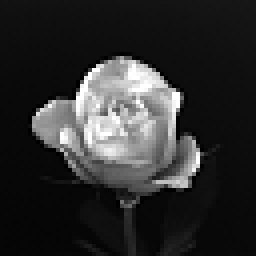
#> input picture HW03/images/image1.tif, 64 x 64 px (shown 4 times larger); its folder holds only this picture in this run
$ jupyter execute --allow-errors DIP-HW3.ipynb   (shell and % lines are left out)   (older library calls are emulated)
#> lines starting #> are read from the running program, lines starting #| are printed output that depends on the picture
# Digital Image Processing - HW3 - 98722278 - Mohammad Doosti Lakhani
In this notebook, I have solved the assignment's problems which are as follows:

1. In the below images (left), vertical black and white strips with 2 pixel width exists. The image on the right indicates its frequency spectrum. Answer the following questions about the given information:
    1. Why frequency spectrum only exists in **horizontal** dimension?
    2. If the width of strips increase to **4 pixel**, how will the frequency spectrum change?
    3. If the width of strips increase to **1 pixel**, how will the frequency spectrum change?
    4. If we use **DCT** instead of **DFT**, what will be the differences in frequency spectrum?


2. Do the following tasks on `image2` and `image3`:
    1. Use available functions to calculate 2D `DFT` and `DCT` and show the results.
    2. For both of the `DCT` and `DFT` transforms, sort the absolute value of their factors. Also, Sort the brighness values of the images.
    3. Calculate the squared cumulutive sum of those values and plot those.
    4. Analyze the obtained results.


3. Do the following tasks on `striping.bmp` image:
    1. Reduce the noises in the `striping.bmp` image in `DCT` domain as much as possible without considerable decrease in image quality.
    2. Explain the procedure and demonstrate the result.

4. In the reference book, the process of achieving `DCT` using `FFT` for 1D has been explained. As `DCT` is a separable function, we can use the aforementioned approach to obtain the `DCT` in higher orders. So the tasks for this questions:
    1. Show the mathematical calculations to obtain the 2D `DCT`.
    2. Write a program to calculate `DCT` of an image using your approach.
    3. Apply your `DCT` function from step 2 on `image1.tif` and compare your result the one obtained from question 2.

## 1 Frequency Spectrum of DCT and DFT
In the below images (left), vertical black and white strips with 2 pixel width exists. The image on the right indicates its frequency spectrum. Answer the following questions about the given information:
1. Why frequency spectrum only exists in **horizontal** dimension?
2. If the width of strips increase to **4 pixel**, how will the frequency spectrum change?
3. If the width of strips increase to **1 pixel**, how will the frequency spectrum change?
4. If we use **DCT** instead of **DFT**, what will be the differences in frequency spectrum?


I try to answer all the questions in this section using following images from [Dr. Mohammadi at Iran University of Science and Technology - Instructor](#):

DFT basic functions:

DCT basic functions:

### 1.A Horizontal values for vertical strips
So as we can see in the DFT's basis functions, vertical strips exists in horizontal dimension. Actually, we just need to compare first row and first column and it is obvious that **vertical strips means consistent change horizontally**, so first row is the functions that representing the frequency spectrum of the given image. Furthermore, the **DC** value, the pixel in the center of the frequency spectrum will be light always in this question because we have a lot of pixels with 255 value.
Note: The images of basic functions are not shifted but the image in the question is shifted.

[cell 1]
import numpy as np
import cv2
from matplotlib import pyplot as plt
import os

[cell 2]
image = np.zeros((8, 8), dtype=np.int)
image[:,0::4] = 255
image[:,1::4] = 255

f = np.fft.fft2(image)
fshift = np.fft.fftshift(f)

c = cv2.dct(np.float32(image))

# plot
fig, ax = plt.subplots(nrows=1, ncols=3, figsize=(20, 15))

ax[0].set_title('Original')
ax[0].imshow(image, cmap='gray')

ax[1].set_title('DFT')
ax[1].imshow(np.abs(fshift), cmap = 'gray')

ax[2].set_title('DCT')
ax[2].imshow(c, cmap = 'gray')
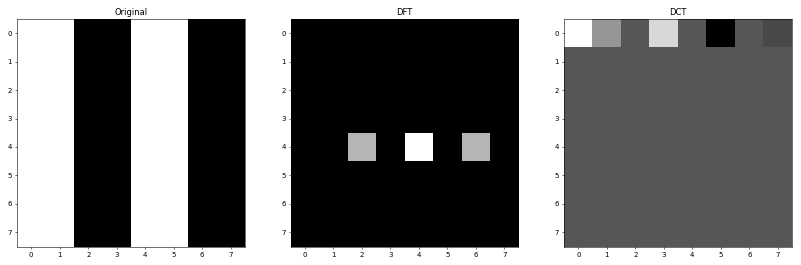
#> figure drawn by matplotlib, 3 panels

### 1.B Double Widths of Strips
We know that when the image is natural, there a few pixels that have high frequency so almost all images concentrates on the center of the DFT transform and as we increase the radius from the center to the frame, the high frequency areas are covered so in this change, doubling the strip sizes, we are reducing the amount of changes so basic functions with less horizontal changes will have bigger factors and the output image of DFT (frequency spectrum) will have more dense light pixels. In other words, the functions that covers this kind of frequencies are near to the center than before.

[cell 3]
image = np.zeros((8, 8), dtype=np.int)
image[:,0::8] = 255
image[:,1::8] = 255
image[:,2::8] = 255
image[:,3::8] = 255

f = np.fft.fft2(image)
fshift = np.fft.fftshift(f)

c = cv2.dct(np.float32(image))
# plot
fig, ax = plt.subplots(nrows=1, ncols=3, figsize=(20, 15))

ax[0].set_title('Original')
ax[0].imshow(image, cmap='gray')

ax[1].set_title('DFT')
ax[1].imshow(np.abs(fshift), cmap = 'gray')

ax[2].set_title('DCT')
ax[2].imshow(c, cmap = 'gray')
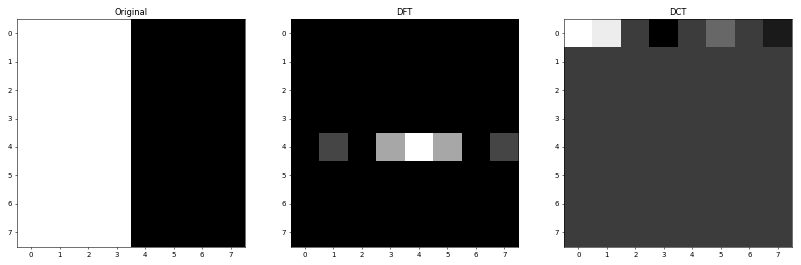
#> figure drawn by matplotlib, 3 panels

### 1.C Half Widths of Strips
In this situation, we maximized the possible noise or frequency so only the basic function that represents this kind of noise will have a big factor (except the **DC** value itself) and as I have explained in the previous section 1.B, more distance from center means more frequency so the last one will be trigered. In the provided image of the basic functions of DFT in the beginning of this question, the corresponding column will be first row and middle column as it is not shifted.

[cell 4]
image = np.zeros((8, 8), dtype=np.int)
image[:,0::2] = 255

f = np.fft.fft2(image)
fshift = np.fft.fftshift(f)

c = cv2.dct(np.float32(image))

# plot
fig, ax = plt.subplots(nrows=1, ncols=3, figsize=(20, 15))

ax[0].set_title('Original')
ax[0].imshow(image, cmap='gray')

ax[1].set_title('DFT')
ax[1].imshow(np.abs(fshift), cmap = 'gray')

ax[2].set_title('DCT')
ax[2].imshow(c, cmap = 'gray')
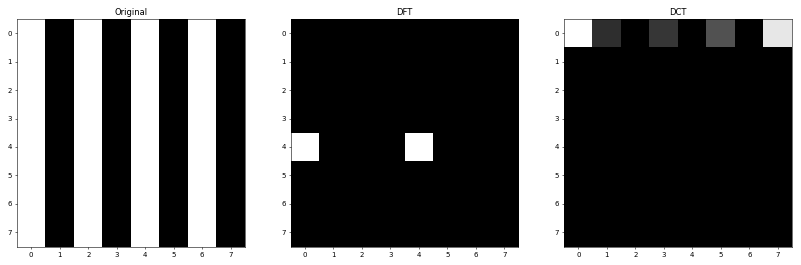
#> figure drawn by matplotlib, 3 panels

### 1.D
As we can see in the image of basis function, only first row indicates the changes horizontally (or vertical strips), so their factors will be non-zero and we can see that when we try to move horizontally the basis functions indicate more frequencies. Also, the first value here is `DC` too, so it will be huge again.
Something you might notice is that some of factors are zero and the reason is that the from of strips or the phase of the image and function are destructive so the value will be 0 and the other are huge again because the strip is on the same harmony with the basis functions.
And if I want to explain the sign of values, I can say that when the coefficient is going towards +inf, the similarity is higher and if it is going towards -inf, still they are similar but in opposite phase which is somehow difference and 0 means they have no similarity at all. For instance, in our examples, the values of all rows except first one are 0 because we do not have diagonal or horizontal change in the original image.

## 2 DCT and DFT on `image2` and `image3`:
1. Use available functions to calculate 2D `DFT` and `DCT` and show the results.
2. For both of the `DCT` and `DFT` transforms, sort the absolute value of their factors. Also, Sort the brighness values of the images.
3. Calculate the squared cumulutive sum of those values and plot those.
4. Analyze the obtained results.

### 2.A Use DFT and DCT

[cell 5]
src_path = 'images/'
dst_path = 'transformed/'
names = os.listdir(src_path)

fshift_values = []
dct_values = []
image_values = []

fig, ax = plt.subplots(nrows=2, ncols=3, figsize=(20, 15))
for idx, name in enumerate(names[1:-1]):
    # load image
    src_name = src_path + name
    image = cv2.imread(src_name, cv2.IMREAD_GRAYSCALE)
    image_values.append(image)

    # DFT
    f = np.fft.fft2(image)
    fshift = np.abs(np.fft.fftshift(f))
    fshift_values.append(fshift)
    fshift = fshift*255/fshift.max()  # scale between 0 and 255
    dst_name = dst_path + name + '_dft.bmp'
    cv2.imwrite(dst_name, fshift)

    # DCT
    c = cv2.dct(np.float32(image))
    dct_values.append(c)
    c = c*255/c.max()  # scale between 0 and 255
    dst_name = dst_path + name + '_dct.bmp'
    cv2.imwrite(dst_name, c)

    # plot
    ax[idx,0].set_title('Original')
    ax[idx,0].imshow(image, cmap='gray')

    ax[idx,1].set_title('DFT')
    ax[idx,1].imshow(fshift, cmap = 'gray')

    # I just zero all negative value to make demonstration more comprehensive, but save images with negative values
    c[c<0] = 0
    ax[idx,2].set_title('DCT')
    ax[idx,2].imshow(c, cmap = 'gray')

### 2.B Sorted Absolute Value of Factors and Image Brightness

[cell 6]
sorted_fshift_values = [np.sort(np.abs(fsh).flatten())[::-1] for fsh in fshift_values]
sorted_dct_values = [np.sort(np.abs(dct).flatten())[::-1] for dct in dct_values]
sorted_image_values = [np.sort(img.flatten())[::-1] for img in image_values]

### 2.C Squared Cumulutive Sum

[cell 7]
squared_cumsum_sorted_fshift = []
squared_cumsum_sorted_dct = []
squared_cumsum_sorted_image = []

fig, ax = plt.subplots(nrows=2, ncols=3, figsize=(20, 15))

for idx in range(len(sorted_image_values)):
    # note: I have done some scaling to prevent from overflowing
    squared_cumsum_sorted_image.append((sorted_image_values[idx].cumsum()/10e4)**2*10e4)
    squared_cumsum_sorted_fshift.append((sorted_fshift_values[idx].cumsum()/10e4)**2*10e4)
    squared_cumsum_sorted_dct.append((sorted_dct_values[idx].cumsum()/10e4)**2*10e4)

    # plot
    ax[idx,0].set_title('Image Cumsum')
    ax[idx,0].set_xlabel('Pixel Index')
    ax[idx,0].set_ylabel('Squared Cumsum of Pixel Value')
    ax[idx,0].plot(squared_cumsum_sorted_image[idx])

    ax[idx,1].set_title('DFT Cumsum')
    ax[idx,1].set_xlabel('Pixel Index')
    ax[idx,1].set_ylabel('Squared Cumsum of DFT Factors')
    ax[idx,1].plot(squared_cumsum_sorted_fshift[idx])

    ax[idx,2].set_title('DCT Cumsum')
    ax[idx,2].set_xlabel('Pixel Index')
    ax[idx,2].set_ylabel('Squared Cumsum of DCT Factors')
    ax[idx,2].plot(squared_cumsum_sorted_dct[idx])

1. Based on the first column of plots we can say that second image is brighter than the first one and the reason is that in  the first image cumsum till pixel 400 is about 25000 while for the second one is about twice as the first one at same pixel index. We can see such a huge differences in DFT and DCT too.
2. One important point that I should not forget to mention is that the these images are natural which means there are little noises and the DFT and DCT transforms also confirm these idea and as we sorted the coefficients too so all small values corresponding to the noises which are small by the way, are at the end of the array of cumsum, so any difference at the end of cumsum graph demonstrates more noise in the original image so based on the given explanation, second image has less noise that the first one because both cumsum of DCT and DFT values of the second image at the end of graph are much lower than the first one. In other words, small coefficients (noises) have bigger values in the first image.
3. We know that both DFT and DCT are lossless transforms, so both of them are representing same thing. Meanwhile we can see an immense difference between maximum value in any point of graph which indicates DCT can retain much more energy of the signal in much less number of coefficients. So that is why DCT is the prefered transforms for compression algorithms like JPEG. So simply we can compress a signal by only preserving coefficients that contain significant values.

## 3 `striping.bmp` Compression:
1. Reduce the noises in the `striping.bmp` image in `DCT` domain as much as possible without considerable decrease in image quality.
2. Explain the procedure and demonstrate the result.

Note: The original image was 5MB so I just added a JPEG screenshot of it in this document to reduce size of it. Original image exist in `images` folder.

### 3.A
First we obtain DCT of the image, then we use masks to zero most of coefficient that are exists in the right corner of the DCT transform.

[cell 8]
image = cv2.imread('images/striping.bmp', cv2.IMREAD_GRAYSCALE)

#> (the rest of this cell did not finish here and is left out)

[cell 9]
rows = 250
columns = 250
#> (the rest of this cell did not finish here and is left out)

First step of compression is transformation and we do this using DCT transform. This image contains a lot of vertical strips which means the ending column of the DCT transform have high coefficients. Furthermore, we can see many diagonal noises too so as we can see in the below image, when we move to the right corner of DCT, coefficient are still high. The below image is 20x20 image of the bottom-corner of the DCT transform and in a natural image, these values almost must be zero or near but we can see this is not happening here.

#> (a cell that did not finish here is left out)

On the other hand, we know that most of signal's energy is concentrated on the first coefficient (top-left-corner). Here is the image of DCT transform in 20x20 pixel:

#> (a cell that did not finish here is left out)

So the idea is here to zero all those coefficients which correspond to the noises and we do this by this line of code:
```python
dct[250:, 250:] = 0
```
Now we have reduced information which most of them were noises and we just need to say how many zeros we have in term of length.
Example:
```
[1, 2, 3, 0, 0, 0, 0, 0, 0, 0, 0, 0, 0] -> [1, 2, 3,, 1, 3, 13, 1]
```
4 last values represent shape of compressed image and final image respectively. so we can obtain number of zeros just by it.

[cell 12]
def compress(dct, rows, columns, save=True):
    """
    Compresses image using given DCT coefficient values and number of non-zero rows and columns

    :param dct:
    :param rows:
    :param columns:
    :param save:
    :return:
    """
    shape = dct.shape
    shapes = np.array([rows, columns, dct.shape[0], dct.shape[1]])
    compressed = np.empty(rows*columns+4)
    compressed[:rows*columns] = dct[:rows, :columns].flatten()
    for idx, s in zip([-4,-3,-2,-1], shapes):
        compressed[idx] = s
    if save:
        np.save('compressed_denoised_data.npy', compressed, False, False)
    return compressed
#> (the rest of this cell did not finish here and is left out)

In this section now we do reverse what we have done in `compress` method to get uncompressed numpy array.

[cell 13]
def uncompress(path):
    """
    Gets a path to .npy file containing compressed image and decompress it to a standard DCT array.

    :param path: path to a .npy file in specified format
    :return: a numpy ndarray
    """
#> called with path = 'compressed_denoised_data.npy'
    compressed_image = np.load(path)
#> (reads HW03/compressed_denoised_data.npy from the repository)
    shape = (np.int(compressed_image[-2]), np.int(compressed_image[-1]))
    rows = np.int(compressed_image[-4])
    columns = np.int(compressed_image[-3])
    uncompressed_image = np.zeros(shape)
    uncompressed_image[:rows, :columns] = compressed_image[:-4].reshape(rows, columns)
    uncompressed_image = uncompressed_image.astype(np.float32)
    return uncompressed_image

uncompressed_image= uncompress('compressed_denoised_data.npy')

The last step will be inverse-DCT to get image and `cv2.idct()` is able to do this.

[cell 14]
idct = cv2.idct(uncompressed_image)
plt.imshow(idct, cmap='gray')
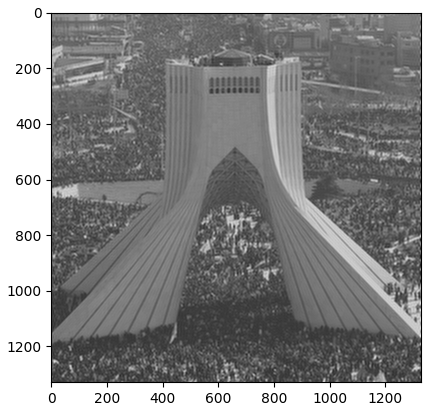
#> figure drawn by matplotlib, 1 panel
#> further down, image is the input picture: shape (64, 64); min 0, max 255, mean 46.1

## 4 Create 2D DCT From 1D Based on Separable Kernels
1. Show the mathematical calculations to obtain the 2D `DCT`.
2. Write a program to calculate `DCT` of an image using your approach.
3. Apply your `DCT` function from step 2 on `image1.tif` and compare your result the one obtained from question 2.

### 4.A Mathematical Calculations

I MISUNDERSTOOD THE QUESTION AND IMPLEMENTED 2D DCT USING 1D DCT TOO.

### 4.B Implementation

[cell 15]
def dct_from_fft(signal):
    """
    Calculates 2D DCT from 1D FFT (Page 489 and 490 of Gonzales 4th ed.)

    :param signal: input spatial signal in form of numpy ndarray
    :return: 2D DCT of input in form of numpy ndarray
    """
    r,c = signal.shape
#> r = 64; c = 64
    g = np.zeros((r*2, c*2))
    g[:r, :c] = signal
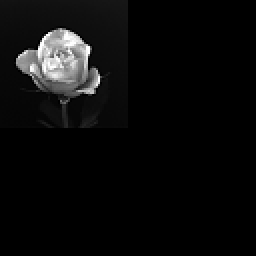
#> g: shape (128, 128) float64 (shown 2 times larger); min 0, max 255, mean 11.5
    g[:r,c:] = np.flip(signal, axis=1)
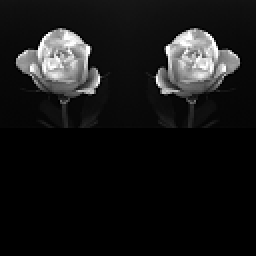
#> g: shape (128, 128) float64 (shown 2 times larger); min 0, max 255, mean 23
    g[r:,:] = np.flip(g[:r,:], axis=0)
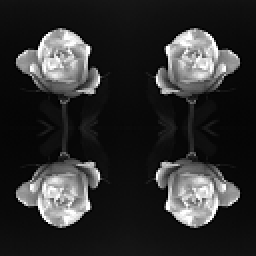
#> g: shape (128, 128) float64 (shown 2 times larger); min 0, max 255, mean 46.1
    ft = np.fft.fft2(g)[:r,:c]
    h = np.zeros(signal.shape, dtype=complex)
    for i in range(signal.shape[0]):
        for j in range(signal.shape[1]):
            h[i,j] = np.exp(-1j*np.pi*j/(2*signal.shape[1])) * np.exp(-1j*np.pi*i/(2*signal.shape[0]))
    s = np.ones(signal.shape)
    s[0,0] = 1./np.sqrt(2)
    dct = np.real(s*h*ft)/(np.sqrt(2*r*r*c*c))
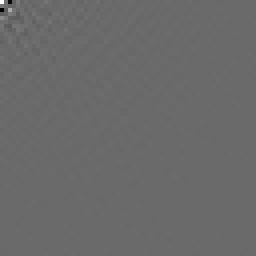
#> dct: shape (64, 64) float64 (shown 4 times larger); min -66.1, max 92.15, mean 0; drawn with min black and max white
    return dct

[cell 16]
## I MISUNDERSTOOD THE QUESTION AND IMPLEMENTED 2D DCT USING 1D DCT TOO.

def dct(signal, dim=2):
    """

    :param signal: Input spatial domain signal (numpy ndarray)
    :param dim: Whether use 2D DCT or 1D DCT
    :return: DCT coefficients of signal (numpy ndarray)
    """
    # horizontal
    g = np.zeros(signal.shape)
    c = 0
    for v in range(signal.shape[0]):
        for j in range(signal.shape[0]):
            c += signal[j]*np.cos((2*j+1)*np.pi*v/(2*signal.shape[0]))
        if v == 0:
            g[v] = c*np.sqrt(2)/2
        else:
            g[v] = c
        c=0
    g = g*np.sqrt(2/signal.shape[0])
    if dim == 1:
        return g

    # vertical
    f = np.zeros(signal.shape)
    c = 0
    for v in range(g.shape[1]):
        for j in range(g.shape[1]):
            c += g[:,j]*np.cos((2*j+1)*np.pi*v/(2*g.shape[1]))
        if v == 0:
            f[:,v] = c*np.sqrt(2)/2
        else:
            f[:,v] = c
        c=0
    f = f*np.sqrt(2/g.shape[1])
    return f

### 4.C Compare Your DCT with `cv2.dct`

[cell 17]
import time
src_name = 'images/image1.tif'
dst_path = 'transformed/'

fig, ax = plt.subplots(nrows=1, ncols=3, figsize=(20, 15))
# load image
image = cv2.imread(src_name, cv2.IMREAD_GRAYSCALE)

# Custom DCT
t1 = time.time()
custom_dct = dct_from_fft(image)
t1 = time.time()- t1
custom_dct = custom_dct*255/custom_dct.max()  # scale between 0 and 255
dst_name = dst_path + 'image1_custom_dct.bmp'
cv2.imwrite(dst_name, custom_dct)
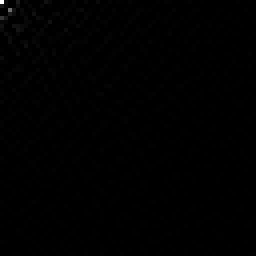
#> saved as image1_custom_dct.bmp: shape (64, 64) (shown 4 times larger); min 0, max 255, mean 0.7

# DCT
t2 = time.time()
c = cv2.dct(np.float32(image))
t2 = time.time()- t2
c = c*255/c.max()  # scale between 0 and 255
dst_name = dst_path + 'image1_CV_dct.bmp'
cv2.imwrite(dst_name, c)

# plot
ax[0].set_title('Original')
ax[0].imshow(image, cmap='gray')

# I just zero all negative value to make demonstration more comprehensive, but save images with negative values
custom_dct[custom_dct<0] = 0
ax[1].set_title('Custom DCT')
ax[1].imshow(custom_dct, cmap = 'gray')

# I just zero all negative value to make demonstration more comprehensive, but save images with negative values
c[c<0] = 0
ax[2].set_title('DCT')
ax[2].imshow(c, cmap = 'gray')
print('dct_from_fft:', t1, 'cv2.dct', t2)

[cell 18]
## I MISUNDERSTOOD THE QUESTION AND IMPLEMENTED 2D DCT USING 1D DCT TOO.

src_name = 'images/image1.tif'
dst_path = 'transformed/'

fig, ax = plt.subplots(nrows=1, ncols=3, figsize=(20, 15))
# load image
image = cv2.imread(src_name, cv2.IMREAD_GRAYSCALE)

# Custom DCT
custom_dct = dct(image)
#> after the loop in dct, `for v in range(signal.shape[0]):`:
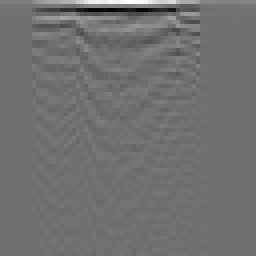
#> g: shape (64, 64) float64 (shown 4 times larger); min -3502.8, max 4418.7, mean 19.2; drawn with min black and max white
custom_dct = custom_dct*255/custom_dct.max()  # scale between 0 and 255
dst_name = dst_path + 'image1_custom_dct.bmp'
cv2.imwrite(dst_name, custom_dct)

# DCT
c = cv2.dct(np.float32(image))
c = c*255/c.max()  # scale between 0 and 255
dst_name = dst_path + 'image1_CV_dct.bmp'
cv2.imwrite(dst_name, c)

# plot
ax[0].set_title('Original')
ax[0].imshow(image, cmap='gray')

# I just zero all negative value to make demonstration more comprehensive, but save images with negative values
custom_dct[custom_dct<0] = 0
ax[1].set_title('Custom DCT')
ax[1].imshow(custom_dct, cmap = 'gray')

# I just zero all negative value to make demonstration more comprehensive, but save images with negative values
c[c<0] = 0
ax[2].set_title('DCT')
ax[2].imshow(c, cmap = 'gray')
